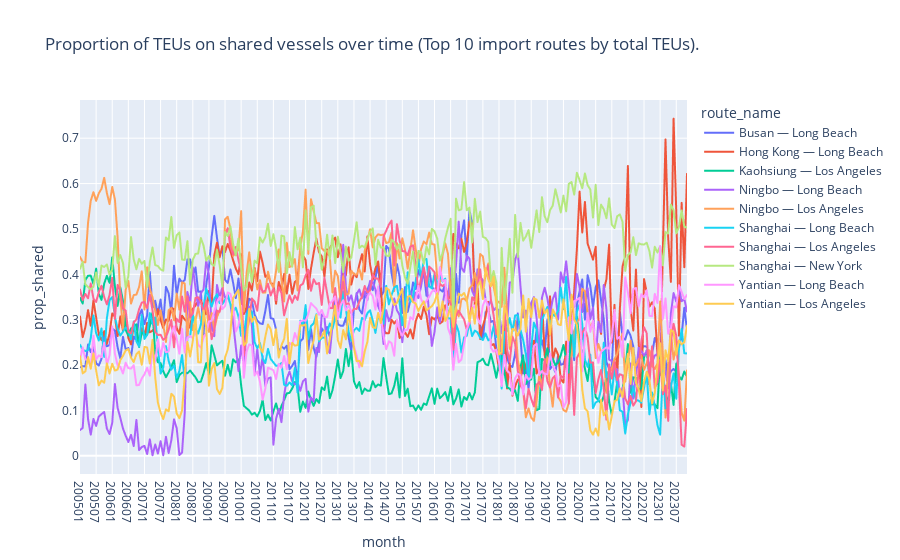

Notebook code cell kept with this figure:
### Code cell
top_routes = (
    imports_lf.group_by('route_id')
    .agg(pl.col('teus').sum())
    .sort('teus', descending=True)
    .select('route_id')
    .drop_nulls()
    .limit(10)
    .collect()
    .to_series()
)

lf = imports_lf.filter(pl.col('route_id').is_in(top_routes))

sharing_over_time_plotly(
    data_lf=lf,
    group_var='route_name',
    title='Proportion of TEUs on shared vessels over time (Top 10 import routes by total TEUs).')

### Figure 1 — Plotly figure (JSON) as saved in the notebook; plotly's stock layout.template omitted (floating-point values rounded to 4 significant figures; data arrays with more than 128 entries replaced by an {"elided": "..."} marker saying what was removed)
{"data": [{"hovertemplate": "route_name=Busan — Long Beach<br>month=%{x}<br>prop_shared=%{y}<extra></extra>", "legendgroup": "Busan — Long Beach", "line": {"color": "#636efa", "dash": "solid"}, "marker": {"symbol": "circle"}, "mode": "lines", "name": "Busan — Long Beach", "showlegend": true, "type": "scattergl", "x": {"elided": "227 str values"}, "xaxis": "x", "y": {"elided": "227 float values"}, "yaxis": "y"}, {"hovertemplate": "route_name=Hong Kong — Long Beach<br>month=%{x}<br>prop_shared=%{y}<extra></extra>", "legendgroup": "Hong Kong — Long Beach", "line": {"color": "#EF553B", "dash": "solid"}, "marker": {"symbol": "circle"}, "mode": "lines", "name": "Hong Kong — Long Beach", "showlegend": true, "type": "scattergl", "x": {"elided": "227 str values"}, "xaxis": "x", "y": {"elided": "227 float values"}, "yaxis": "y"}, {"hovertemplate": "route_name=Kaohsiung — Los Angeles<br>month=%{x}<br>prop_shared=%{y}<extra></extra>", "legendgroup": "Kaohsiung — Los Angeles", "line": {"color": "#00cc96", "dash": "solid"}, "marker": {"symbol": "circle"}, "mode": "lines", "name": "Kaohsiung — Los Angeles", "showlegend": true, "type": "scattergl", "x": {"elided": "227 str values"}, "xaxis": "x", "y": {"elided": "227 float values"}, "yaxis": "y"}, {"hovertemplate": "route_name=Ningbo — Long Beach<br>month=%{x}<br>prop_shared=%{y}<extra></extra>", "legendgroup": "Ningbo — Long Beach", "line": {"color": "#ab63fa", "dash": "solid"}, "marker": {"symbol": "circle"}, "mode": "lines", "name": "Ningbo — Long Beach", "showlegend": true, "type": "scattergl", "x": {"elided": "227 str values"}, "xaxis": "x", "y": {"elided": "227 float values"}, "yaxis": "y"}, {"hovertemplate": "route_name=Ningbo — Los Angeles<br>month=%{x}<br>prop_shared=%{y}<extra></extra>", "legendgroup": "Ningbo — Los Angeles", "line": {"color": "#FFA15A", "dash": "solid"}, "marker": {"symbol": "circle"}, "mode": "lines", "name": "Ningbo — Los Angeles", "showlegend": true, "type": "scattergl", "x": {"elided": "227 str values"}, "xaxis": "x", "y": {"elided": "227 float values"}, "yaxis": "y"}, {"hovertemplate": "route_name=Shanghai — Long Beach<br>month=%{x}<br>prop_shared=%{y}<extra></extra>", "legendgroup": "Shanghai — Long Beach", "line": {"color": "#19d3f3", "dash": "solid"}, "marker": {"symbol": "circle"}, "mode": "lines", "name": "Shanghai — Long Beach", "showlegend": true, "type": "scattergl", "x": {"elided": "227 str values"}, "xaxis": "x", "y": {"elided": "227 float values"}, "yaxis": "y"}, {"hovertemplate": "route_name=Shanghai — Los Angeles<br>month=%{x}<br>prop_shared=%{y}<extra></extra>", "legendgroup": "Shanghai — Los Angeles", "line": {"color": "#FF6692", "dash": "solid"}, "marker": {"symbol": "circle"}, "mode": "lines", "name": "Shanghai — Los Angeles", "showlegend": true, "type": "scattergl", "x": {"elided": "227 str values"}, "xaxis": "x", "y": {"elided": "227 float values"}, "yaxis": "y"}, {"hovertemplate": "route_name=Shanghai — New York<br>month=%{x}<br>prop_shared=%{y}<extra></extra>", "legendgroup": "Shanghai — New York", "line": {"color": "#B6E880", "dash": "solid"}, "marker": {"symbol": "circle"}, "mode": "lines", "name": "Shanghai — New York", "showlegend": true, "type": "scattergl", "x": {"elided": "227 str values"}, "xaxis": "x", "y": {"elided": "227 float values"}, "yaxis": "y"}, {"hovertemplate": "route_name=Yantian — Long Beach<br>month=%{x}<br>prop_shared=%{y}<extra></extra>", "legendgroup": "Yantian — Long Beach", "line": {"color": "#FF97FF", "dash": "solid"}, "marker": {"symbol": "circle"}, "mode": "lines", "name": "Yantian — Long Beach", "showlegend": true, "type": "scattergl", "x": {"elided": "227 str values"}, "xaxis": "x", "y": {"elided": "227 float values"}, "yaxis": "y"}, {"hovertemplate": "route_name=Yantian — Los Angeles<br>month=%{x}<br>prop_shared=%{y}<extra></extra>", "legendgroup": "Yantian — Los Angeles", "line": {"color": "#FECB52", "dash": "solid"}, "marker": {"symbol": "circle"}, "mode": "lines", "name": "Yantian — Los Angeles", "showlegend": true, "type": "scattergl", "x": {"elided": "227 str values"}, "xaxis": "x", "y": {"elided": "227 float values"}, "yaxis": "y"}], "layout": {"legend": {"title": {"text": "route_name"}, "tracegroupgap": 0}, "title": {"text": "Proportion of TEUs on shared vessels over time (Top 10 import routes by total TEUs)."}, "xaxis": {"anchor": "y", "domain": [0, 1], "title": {"text": "month"}}, "yaxis": {"anchor": "x", "domain": [0, 1], "title": {"text": "prop_shared"}}}}
